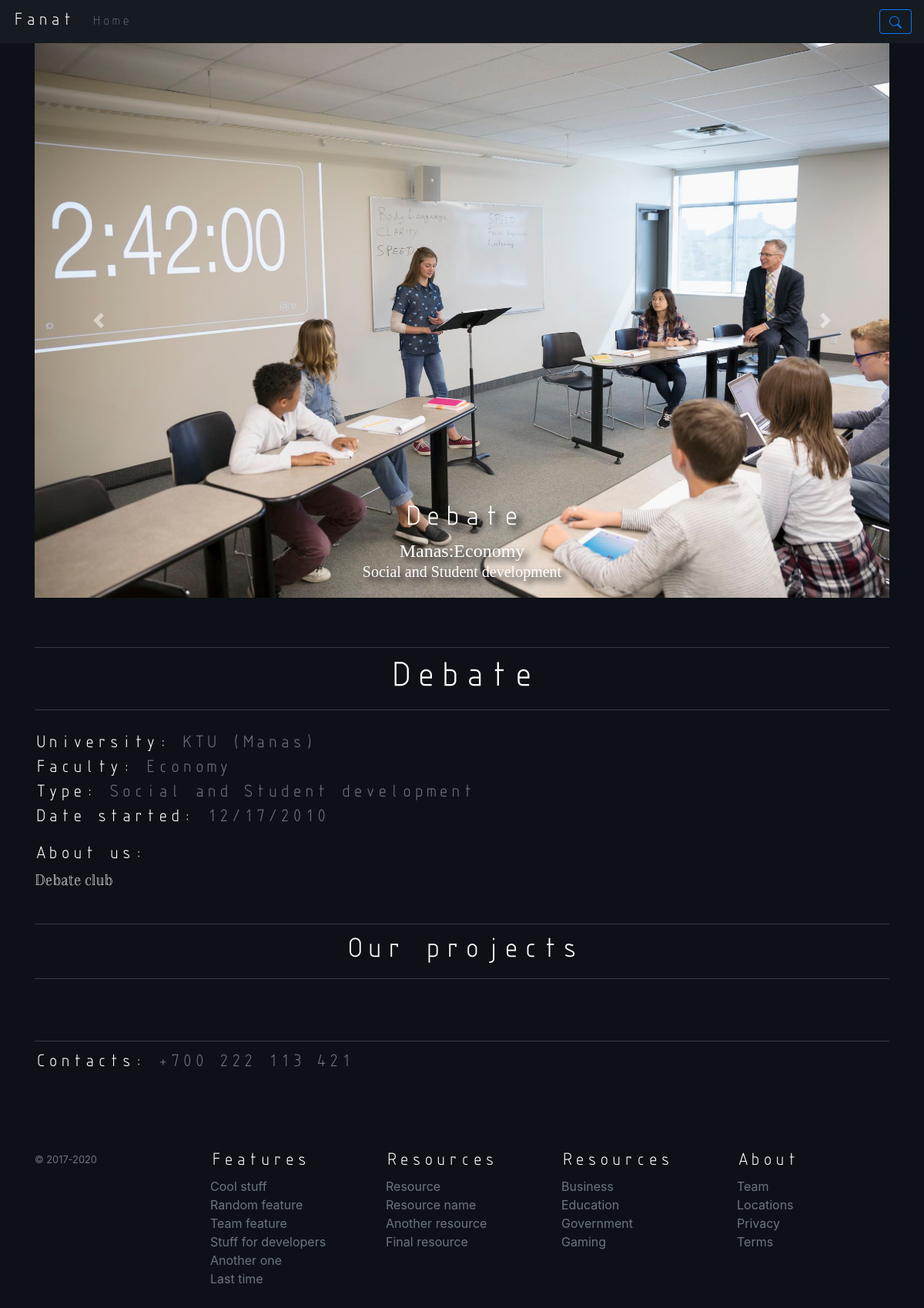
Page /club_details/2/ on the committed database.
### clubs/models.py (models this page shows, shortened)
class Club(models.Model):
    TYPES = (
        ('SR', 'Science and Research'),
        ('CC', 'Creativity and Culture'),
        ('SS', 'Social and Student development'),
        ('EM', 'Entertainment and Media'),
        ('SD', 'Sports and Dancing'),
        ('CH', 'Charity'),
        ('OT', 'Other')
    )
    university = models.ForeignKey(University, models.CASCADE, related_name='univ_club')
    faculty = models.CharField(max_length=200)
    type = models.CharField(max_length=2, choices=TYPES)
    title = models.CharField(max_length=200)
    date = models.DateField()
    description = models.TextField()
    contacts = models.TextField()

class Gallery(models.Model):
    club = models.ForeignKey(Club, on_delete=models.CASCADE, related_name='gallery')
    image = models.ImageField(upload_to=upload_club_img)

class University(models.Model):
    abbreviation = models.CharField(max_length=10, default='Univer')
    title = models.CharField(max_length=200)
    image = models.ImageField(upload_to=upload_img)

### clubs/views.py (the view)
# urls.py: path('club_details/<int:pk>/', club_details, name='club_details'),
def club_details(request, pk):
    club = Club.objects.get(id=pk)
    return render(request, 'clubs/details.html', {'club': club})

### clubs/templates/clubs/details.html (shortened to what this page needs)
{% extends 'base.html' %}
{% block content %}
    <div class="container mb-5">
        <div class="row">
            <div class="col-12">
                <div id="carouselExampleFade" class="carousel slide carousel-fade" data-ride="carousel">
                    <div class="carousel-inner">
                        <div class="carousel-item active">
                            <img src="{{ club.gallery.first.image.url }}" class="d-block mh-70 w-100" alt="...">
                            <div class="carousel-caption d-none d-md-block pb-0 font-shadow">
                                <h2 class="isoct text-white font-weight-bold">{{ club.title }}</h2>
                                <div class="rect text-white font-weight-bold">
                                    <h4 class="mb-0">
                                        {{ club.university.title }}:{{ club.faculty }}
                                    </h4>
                                    <span class="h5 mb-0">{{ club.get_type_display }}</span>
                                </div>
                            </div>
                        </div>
                    </div>
                    <a class="carousel-control-prev" href="#carouselExampleFade" role="button" data-slide="prev">
                        <span class="carousel-control-prev-icon" aria-hidden="true"></span>
                    </a>
                    <a class="carousel-control-next" href="#carouselExampleFade" role="button" data-slide="next">
                        <span class="carousel-control-next-icon" aria-hidden="true"></span>
                    </a>
                </div>
            </div>
        </div>
        <div class="row mt-5">
            <div class="col-12">
                <hr class="border-dark">
                <h1 class="isoct font-weight-bold text-white text-center">{{ club.title }}</h1>
                <hr class="border-dark">
            </div>
            <div class="col-12 mt-3">
                <h5 class="isoct font-weight-bold text-white">
                    University:
                    <span class="text-muted">
                        {{ club.university.abbreviation }} ({{ club.university.title }})
                    </span>
                </h5>
                <h5 class="isoct font-weight-bold text-white">
                    Faculty: <span class="text-muted"> {{ club.faculty }}</span>
                </h5>
                <h5 class="isoct font-weight-bold text-white">
                    Type: <span class="text-muted">{{ club.get_type_display }}</span>
                </h5>
                <h5 class="isoct font-weight-bold text-white">
                    Date started: <span class="text-muted">{{ club.date|date:"SHORT_DATE_FORMAT" }}</span>
                </h5>
            </div>
            <div class="col-12 mt-3">
                <h5 class="isoct font-weight-bold text-white">
                    About us:
                </h5>
                <h4 class="text-white azote">{{ club.description}}</h4>
            </div>
            <div class="col-12 mt-3">
                <hr class="border-dark">
                <h2 class="isoct font-weight-bold text-white text-center">Our projects</h2>
                <hr class="border-dark">
            </div>
            <div class="col-12 mt-5">
                <hr class="border-dark">
                <h5 class="isoct font-weight-bold text-white">
                    Contacts: <span class="text-muted">{{ club.contacts }}</span>
                </h5>
            </div>
        </div>
    </div>
{% endblock %}

### static/css/custom.css (style rules this page uses)
.isoct { font-family: 'ISOCT'; font-weight: normal; font-style: normal; }
.azote { font-family: 'AzoteW00'; font-weight: normal; font-style: normal; src: url('AzoteW00-Regular.ttf') format('truetype'); }
.rect { font-family: 'rect'; font-weight: normal; font-style: normal; }
.font-shadow { text-shadow:6px 6px 9px #000; }
.mh-70 { max-height: 720px !important; }
.bg-dark-m { background-color:#0d1117; }

### rows in the picture
Club: gallery.first.image (picture), title "Debate", university "Manas", faculty "Economy", type "Social and Student development", university.abbreviation "KTU", date "12/17/2010", description "Debate club", contacts "+700 222 113 421"
